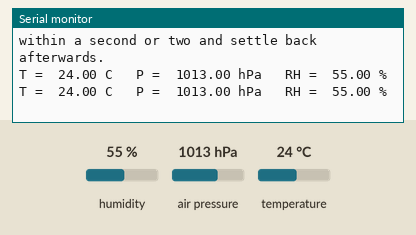
Simulated run of this sketch. Board: Seeed XIAO ESP32-S3. Shown: the last lines printed to the serial monitor. Wiring (inferred from the names in the program): BME280 sensor at I2C address 0x76. The test bench sets the inputs (shaded band); at power-on: air pressure 1013 hPa, humidity 55 %, temperature 24 °C.

Above: at 5.7 s.
5.8 s: air pressure set to 952 hPa
At 7.0 s:
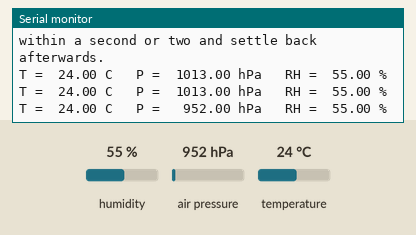
9.0 s: humidity set to 22 %
At 10.3 s:
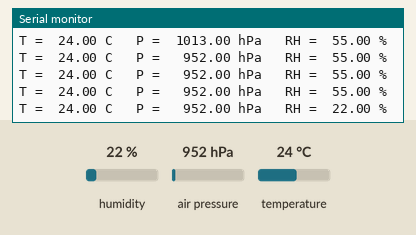
10.5 s: temperature set to 12 °C
At 11.4 s:
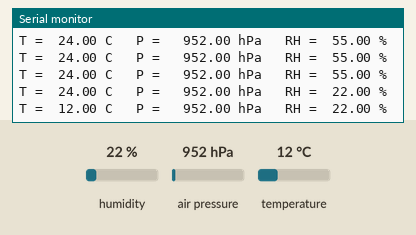

Measured:
- after the input at 5.8 s, the serial monitor: prints a new line after 0.75 s (image 1)
- after the input at 9.0 s, the serial monitor: prints a new line after 0.56 s (image 2)
- after the input at 10.5 s, the serial monitor: prints a new line after 0.06 s (image 3)

The sketch:

test_bme280.ino
```cpp
/*
 * Unit test 2/3 — BME280 temperature / pressure / humidity  (I2C 0x76)
 *
 * The module is often silkscreened GY-BME280 / "GYB11". Address alone cannot
 * tell BME280 from BMP280 - both live at 0x76/0x77 - so this test reads the
 * chip-ID register (0xD0) and refuses to continue on a mismatch. Verified on
 * this board: 0xD0 = 0x60 = BME280, so humidity is available. A BMP280 would
 * report 0x58 and have no humidity channel.
 *
 * XIAO ESP32S3 I2C:  D4 = GPIO5 = SDA,  D5 = GPIO6 = SCL
 * Libraries:  arduino-cli lib install "Adafruit BME280 Library"
 *             (pulls in Adafruit Unified Sensor + Adafruit BusIO)
 *
 * Build:  arduino-cli compile --fqbn esp32:esp32:XIAO_ESP32S3 -u -p <PORT> 22_test_bme280
 * Watch:  mon.ps1 -Port <PORT>
 */
#include <Wire.h>
#include <Adafruit_BME280.h>

#define BME_ADDR    0x76
#define REG_CHIP_ID 0xD0
#define ID_BME280   0x60
#define ID_BMP280   0x58

Adafruit_BME280 bme;

int testsRun = 0, testsPassed = 0;

void check(const char *name, bool ok, const char *detail = "") {
  testsRun++;
  if (ok) testsPassed++;
  Serial.printf("[%s] %-30s %s\n", ok ? "PASS" : "FAIL", name, detail);
}

bool i2cPresent(uint8_t addr) {
  Wire.beginTransmission(addr);
  return Wire.endTransmission() == 0;
}

uint8_t readReg(uint8_t addr, uint8_t reg) {
  Wire.beginTransmission(addr);
  Wire.write(reg);
  if (Wire.endTransmission(false) != 0) return 0xFF;
  if (Wire.requestFrom(addr, (uint8_t)1) != 1) return 0xFF;
  return Wire.read();
}

void setup() {
  Serial.begin(115200);
  delay(3000);

  Serial.println();
  Serial.println("=== BME280 unit test ===");

  Wire.begin(D4, D5);
  Wire.setClock(100000);

  // ---- T1: device answers ----
  bool present = i2cPresent(BME_ADDR);
  check("i2c ack at 0x76", present);
  if (!present) {
    Serial.println("ABORT: nothing at 0x76. Some boards strap SDO high -> 0x77.");
    Serial.printf("RESULT: %d/%d automated checks passed\n", testsPassed, testsRun);
    return;
  }

  // ---- T2: it is the part we think it is ----
  uint8_t id = readReg(BME_ADDR, REG_CHIP_ID);
  char d[64];
  snprintf(d, sizeof(d), "0xD0 = 0x%02X", id);
  check("chip id is BME280 (0x60)", id == ID_BME280, d);
  if (id == ID_BMP280) {
    Serial.println("NOTE: this is a BMP280 - temperature and pressure only.");
    Serial.println("      Switch to Adafruit_BMP280 and drop the humidity checks.");
  }

  // ---- T3: driver initialises ----
  bool began = bme.begin(BME_ADDR, &Wire);
  check("begin(0x76)", began);
  if (!began) {
    Serial.printf("RESULT: %d/%d automated checks passed\n", testsPassed, testsRun);
    return;
  }

  // Weather-station preset: low power, 1 Hz-ish, heavy filtering off.
  bme.setSampling(Adafruit_BME280::MODE_NORMAL,
                  Adafruit_BME280::SAMPLING_X2,   // temperature
                  Adafruit_BME280::SAMPLING_X16,  // pressure
                  Adafruit_BME280::SAMPLING_X1,   // humidity
                  Adafruit_BME280::FILTER_X16,
                  Adafruit_BME280::STANDBY_MS_500);
  delay(300);

  float t = bme.readTemperature();
  float p = bme.readPressure() / 100.0f;   // Pa -> hPa
  float h = bme.readHumidity();

  // ---- T4..T6: values physically plausible ----
  // Bounds are deliberately wide - this catches a dead bus (NaN, 0, or a
  // pegged rail), not a miscalibrated part. The BME280 datasheet range is
  // -40..85 C, 300..1100 hPa, 0..100 %RH.
  snprintf(d, sizeof(d), "%.2f C", t);
  check("temperature in -40..85 C", !isnan(t) && t > -40 && t < 85, d);

  snprintf(d, sizeof(d), "%.2f hPa", p);
  check("pressure in 300..1100 hPa", !isnan(p) && p > 300 && p < 1100, d);

  snprintf(d, sizeof(d), "%.2f %%RH", h);
  check("humidity in 0..100 %RH", !isnan(h) && h >= 0 && h <= 100, d);

  // ---- T7: temperature is not the reset default ----
  // An uninitialised / never-converted BME280 reads exactly 0.00 C. A real
  // indoor reading essentially never lands on 0.00, so this separates
  // "sensor is converting" from "registers are still at their reset value".
  check("temperature is not exactly 0.00", fabs(t) > 0.005f);

  // ---- T8: two conversions apart in time both succeed ----
  // Proves NORMAL mode keeps cycling rather than producing one stale frame.
  delay(1200);
  float t2 = bme.readTemperature();
  snprintf(d, sizeof(d), "%.2f C -> %.2f C", t, t2);
  check("second conversion also valid", !isnan(t2) && t2 > -40 && t2 < 85, d);

  Serial.println();
  Serial.printf("RESULT: %d/%d automated checks passed\n", testsPassed, testsRun);
  Serial.println();
  Serial.println("Manual check - breathe on the sensor: humidity should jump");
  Serial.println("within a second or two and settle back afterwards.");
  Serial.println();
}

void loop() {
  if (testsRun == 0) { delay(1000); return; }
  Serial.printf("T = %6.2f C   P = %8.2f hPa   RH = %6.2f %%\n",
                bme.readTemperature(), bme.readPressure() / 100.0f, bme.readHumidity());
  delay(1000);
}
```
